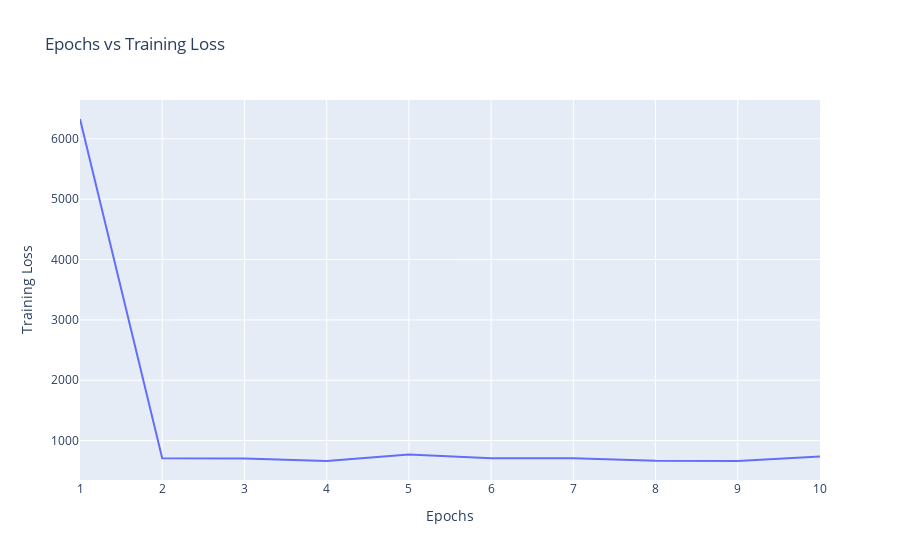

Notebook code cell kept with this figure:
### Markdown cell above
### EPOCHS VS LOSS

### Code cell
"""
Visualising Epochs vs Loss by using a user-defined function in visualize.py

: variable loss_train: A list that stores the loss of each epoch when training the model.
: variable epochs: A list that stores the number of epochs.
"""


loss_train = fittModel.history["loss"]
epochs = list(range(1, num_epochs+1))

vs.plot_epochs_loss(epochs, loss_train)

### Figure 1 — Plotly figure (JSON) as saved in the notebook; plotly's stock layout.template omitted (floating-point values rounded to 4 significant figures)
{"data": [{"mode": "lines", "name": "Data", "type": "scatter", "x": [1, 2, 3, 4, 5, 6, 7, 8, 9, 10], "y": [6328.0, 707.8, 705.4, 662.8, 771.0, 708.7, 708.3, 667.3, 662.1, 735.0]}], "layout": {"title": {"text": "Epochs vs Training Loss"}, "xaxis": {"title": {"text": "Epochs"}}, "yaxis": {"title": {"text": "Training Loss"}}}}
